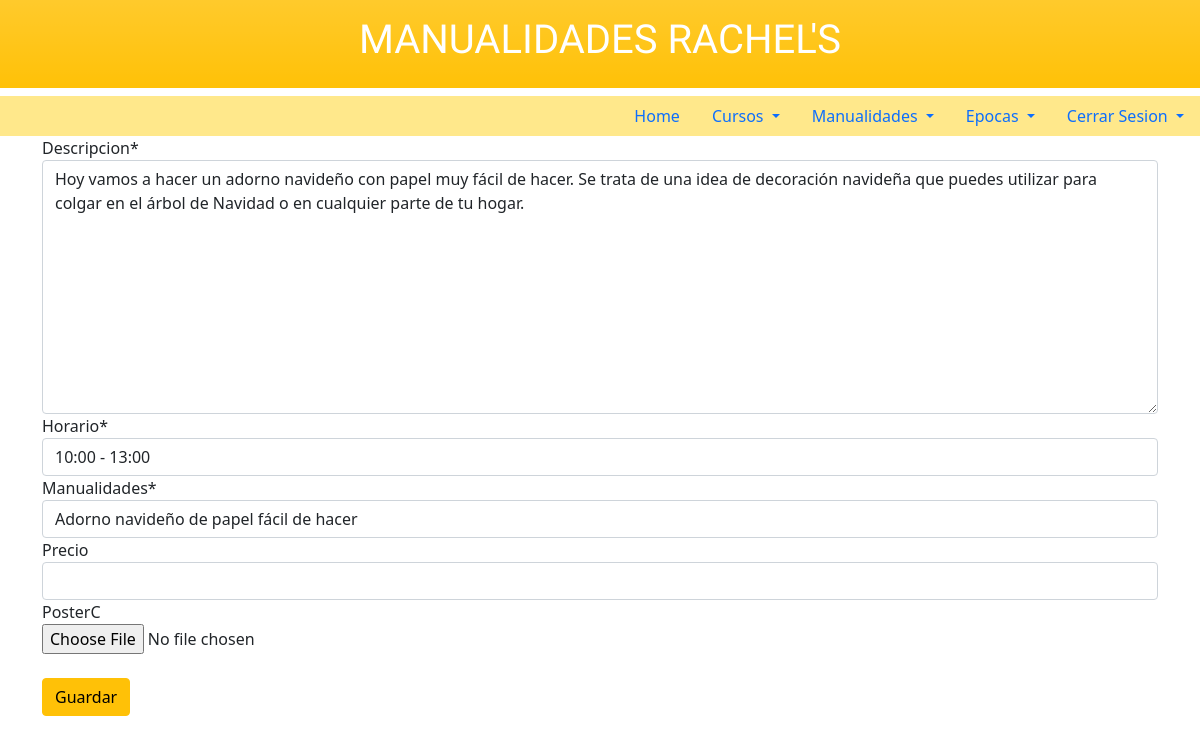
Screenshot of /cursos/1/editar/ (signed in) with the database file from the repository.
### raquel/models.py (models this page shows, shortened)
class Curso(models.Model):
    nom_curso = models.CharField(max_length=30)
    descripcion = models.TextField(max_length=500)
    impartidor = models.ForeignKey(
        get_user_model(), on_delete=models.CASCADE, related_name='impartidor',)  # -> modelo impartidor
    horario = models.CharField(max_length=15)
    manualidades = models.ForeignKey(
        Manualidades, on_delete=models.CASCADE, related_name='manualidades',)  # -> modelo manualidades
    precio = models.PositiveIntegerField(null=True, blank=True)
    posterC = models.ImageField(upload_to="poster/", blank=True)
    class Meta:
        permissions = [
            ('admin_generico', 'Puede editar y crear Cursos'),
            ('suscriptor', 'Pago de suscripcion, ver Cursos')
        ]

### raquel/views.py (the view)
class cursosPageUpdate(LoginRequiredMixin, PermissionRequiredMixin, UpdateView):
    template_name = 'cursos_editar.html'
    model = Curso
    fields = ['descripcion', 'horario', 'manualidades', 'precio', 'posterC']
    permission_required = 'raquel.admin_generico'
    login_url = 'login'
    def dispatch(self, request, *args, **kwargs):
        obj = self.get_object()
        if obj.impartidor != self.request.user:
            return HttpResponseNotFound('<h1><br> NO SE CUENTA CON ACCESO PARA REALIZAR ESE CAMBIO </h1>')
        return super().dispatch(request, *args, **kwargs)

### raquel/models.py (called while the page is built)
    def __str__(self) -> str:
        return self.nombre

### raquel/templates/cursos_editar.html
{% extends 'base.html' %}{% load crispy_forms_tags%}{% block content %}
<form action="" method="post" class="container">{% csrf_token %}
   {{form|crispy}}
   <br>
    <input class="btn btn-warning btn-xs" type="submit" value="Guardar"/>
</form>
{% endblock content %}

### rows the page displays
Curso: descripcion "Hoy vamos a hacer un adorno navideño con papel muy fácil de hacer. Se trata de una idea de decoración navideña que puedes utilizar para colgar en el árbol de Navidad o en cualquier parte de tu hogar.", horario "10:00 - 13:00", manualidades "Adorno navideño de papel fácil de hacer"
